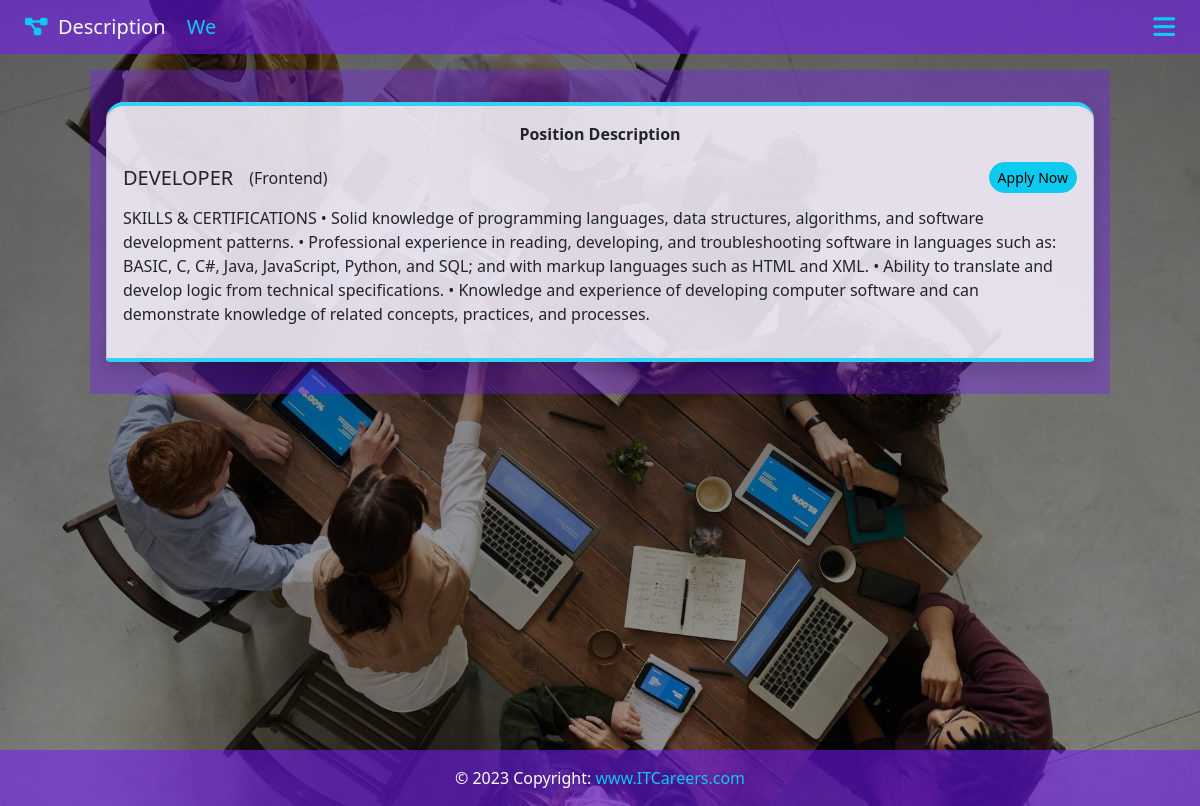
/description/2, run on the app's committed database.
### job/models.py (models this page shows, shortened)
class Openings(models.Model):
    id = models.IntegerField(primary_key=True)
    backend = models.CharField(max_length=100)
    frontend = models.CharField(max_length=100)
    fullstack = models.CharField(max_length=100)
    intern = models.CharField(max_length=100)
    class Meta:
        verbose_name_plural = 'Openings'

class Vacancies(models.Model):
    dataTarget = models.CharField(max_length=40)
    title = models.CharField(max_length=100)
    description = models.TextField()
    class Meta:
        verbose_name_plural = 'Vacancies'

### job/views.py (the view)
# urls.py: path('description/<int:vacancy_id>', views.description, name="description"),
def description(request, vacancy_id):
    vacancy = Vacancies.objects.get(id=vacancy_id)
    jobOpenings = Openings.objects.all()
    show_countdowns = Countdown.objects.all()
    if vacancy != None:
        target = vacancy.dataTarget
        ty = re.findall('[a-zA-Z][^A-Z]*', target)
        data = ty[0]
        dataTarget = data.capitalize()
        return render(request, "description.html", {
            "vacancy": vacancy,
            "dataTarget": dataTarget,
            "jobOpenings": jobOpenings,
            "show_countdowns": show_countdowns,
        })

### job/templates/description.html (shortened to what this page needs)
{% extends "layout.html" %}
{% block navbar-main %}
<i class="fas fa-project-diagram text-info"></i>&nbsp;&nbsp;Description
<a class="text-info typed-effect2 text-decoration-none">We </a>
{% endblock navbar-main %}
{% block content-main %}
{% for job in jobOpenings %}
{% if job.frontend == '0' and vacancy.dataTarget == 'frontendModal' %}
{% elif job.backend == '0' and vacancy.dataTarget == 'backendModal' %}
{% elif job.fullstack == '0' and vacancy.dataTarget == 'fullstackModal' %}
{% elif job.intern == '0' and vacancy.dataTarget == 'internModal' %}
{% else %}
<div class="container p-3 mt-3 " id="disabled_description" style="background-color:rgba(117, 25, 255, 0.35); width: 85%;">
    <div class="card p-3 mt-3 mb-3 rounded-bottom  border-vacancy shadow" style="background-color:rgba(250, 250, 250, 0.85); ">
        <div class="d-flex flex-column align-items-center" >
            <div>
                <p class="fw-bolder small_text">Position Description</p>
            </div>
            <div class="d-flex flex-column ">
                <div class="d-flex flex-sm-row flex-column justify-content-between mb-2 align-items-center">
                    <div class="d-flex flex-row align-items-center">
                        <h5 class="mt-1 small_text text-uppercase me-3" >{{ vacancy.title }} </h5>
                        <span class="mb-1 small_text vacancies_title">({{ dataTarget }})</span>
                    </div>
                    <button class="btn btn-info btn-sm small_text rounded-pill mb-1 " data-bs-toggle="modal" data-bs-target="#{{ vacancy.dataTarget }}" >
                        Apply Now
                    </button>
                </div>
                <p class="fw-light small_text " >{{ vacancy.description }}</p>
            </div>
        </div>
    </div>
</div>
{% endif %}
{% endfor %}
<br><br><br>
{% endblock %}

### job/static/css/style.css (style rules this page uses)
html, body { height: 100%; margin: 0; max-width: 100%; overflow: visible; }
.typed-effect2 { font-size: 20px; }
.border-vacancy { border-top: .3rem solid #31D2F2; border-bottom: .3rem solid #31d2f2; border-radius: 18px; }

### job/templates/layout.html (style rules this page uses)
body { background-image: linear-gradient(rgba(0,0,0,0.6), rgba(0,0,0,0.3)), url("/static/img/frontend_bg.jpg"); background-position: center 0px; background-repeat: no-repeat; background-attachment: fixed; background-size: cover; }

### data on the page
Openings: dataTarget "Frontend"
Vacancies: title "DEVELOPER", description "SKILLS & CERTIFICATIONS • Solid knowledge of programming languages, data structures, algorithms, and software development patterns. • Professional experience in reading, developing, and troubleshooting software in languages such as: BASIC, C, C#, Java, JavaScript, Python, and SQL; and with markup languages such as HTML and XML. • Ability to translate and develop logic from technical specifications. • Knowledge and experience of developing computer software and can demonstrate knowledge of related concepts, practices, and processes."
